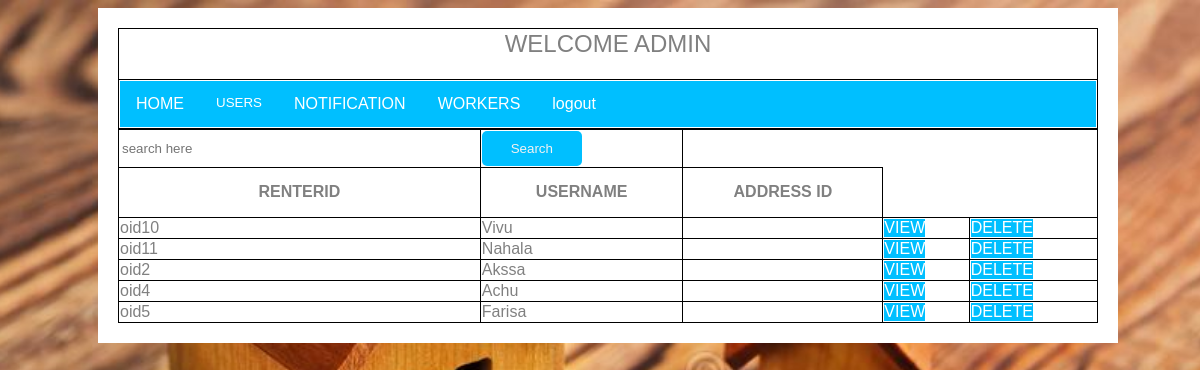
/admin_renter.php, run on the app's committed database.
### tables this page shows
CREATE TABLE `owner` (
  `no` varchar(15) NOT NULL,
  `name` varchar(30) DEFAULT NULL,
  `phoneno` varchar(25) NOT NULL,
  `email` varchar(35) NOT NULL,
  `dob` date DEFAULT NULL,
  `license` varchar(30) NOT NULL,
  `viterid` varchar(30) NOT NULL,
  `curaddress` varchar(350) DEFAULT NULL,
  `city` varchar(350) DEFAULT NULL,
  `disno` int(3) DEFAULT NULL,
  `pin` varchar(10) DEFAULT NULL,
  `desg` varchar(20) DEFAULT NULL,
  `ono` varchar(15) DEFAULT NULL,
  `ora` varchar(3) DEFAULT NULL,
  `num` int(15) DEFAULT NULL,
  `apornot` int(1) DEFAULT 0,
  `odate` datetime DEFAULT current_timestamp()
);

### admin_renter.php (the view, shortened to what this page needs)
<html>
<head>
<link rel="stylesheet" type="text/css" href="css/style.css">
<link rel="stylesheet" type="text/css" href="css/linkbut.css">
</head>
<body>
  <div class="content">
<?php
include 'admin_home3.php';
$sql=$conn->query("select * from owner where ora='r'");
if($sql->num_rows >0)
{
?>
<table><tr><form name="searching" method="POST" action="admin_rentersearch.php" onsubmit="return checkdata()" >
<td bgcolor="white" border="2">
<input type="text" name="search" placeholder="search here"></td><td><input type="submit"  name="sear" class="login" value="Search"></td></form>
</tr>
<tr>
 <th>RENTERID</th>
<th>USERNAME</th>
<th>ADDRESS ID</th>
</tr>
<?php
While($row=mysqli_fetch_assoc($sql))
{
echo '<form>';
echo " <td>". $row['no']."</td>";
echo " <td>". $row['name']."</td>";
echo " <td>". $row['curaddress']."</td>";
echo '<td><a href="admin_renterview.php?id='.$row['no'].'" >VIEW</td>';
echo '<td><a href="admin_renterdel.php?id='.$row['no'].'">DELETE</td></tr>';
}
}
echo'</form>';
?>
</body>
</html>

### css/style.css (style rules this page uses)
html { overflow-x: hidden; }
body { line-height: 1.7; color: gray; font-weight: 400; font-size: 1rem; }
a { -webkit-transition: .3s all ease; -o-transition: .3s all ease; transition: .3s all ease; }

### css/linkbut.css (style rules this page uses)
a:link, a:visited { background-color: #00BFFF; color: white; text-align: center; text-decoration: none; display: inline-block; }

### dropdown.css (style rules this page uses)
.login { background-color:#00BFFF; text-align: center; width:100px; height:35px; color: #f2f2f2; border-radius: 5px; }
body { font-family: Arial, Helvetica, sans-serif; }

### admin_renter.php (style rules this page uses)
table, td, th { border: 1px solid black; }
table { border-collapse: collapse; width: 100%; }
th { height: 50px; }
.content { max-width: 1000px; margin: auto; background: white; padding: 10px; color:solid black; }
input { border:0; }
body { background:#555; }
.login { background-color:blue; text-align: center; width:100px; height:35px; color: #f2f2f2; border-radius: 4px; }

### admin_home3.php (style rules this page uses)
body { background-image:url("images/im1.jpg"); height:100%; width:100%; background-position:center; background-repeat:no-repeat; background-size:cover; }
a { background-color: #00BFFF; color: white; }
.content { max-width:1000px; margin: auto; background: white; padding: 10px; }

### data on the page
owner: no "oid10", name "Vivu"
owner: no "oid11", name "Nahala"
owner: no "oid2", name "Akssa"
owner: no "oid4", name "Achu"
owner: no "oid5", name "Farisa"
